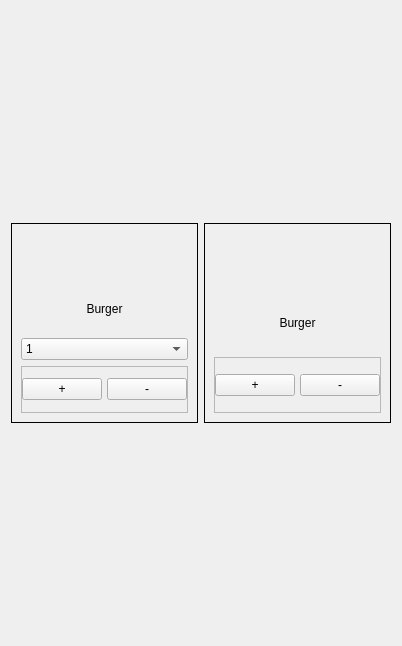
                          <widget class="QWidget" name="w_dessert">
                           <property name="geometry">
                            <rect>
                             <x>0</x>
                             <y>0</y>
                             <width>374</width>
                             <height>646</height>
                            </rect>
                           </property>
                           <layout class="QGridLayout" name="gridLayout_17">
                            <item row="0" column="0">
                             <widget class="QFrame" name="frame_34">
                              <property name="maximumSize">
                               <size>
                                <width>200</width>
                                <height>200</height>
                               </size>
                              </property>
                              <property name="frameShape">
                               <enum>QFrame::Box</enum>
                              </property>
                              <property name="frameShadow">
                               <enum>QFrame::Plain</enum>
                              </property>
                              <layout class="QVBoxLayout" name="verticalLayout_68">
                               <item>
                                <widget class="QLabel" name="label_37">
                                 <property name="maximumSize">
                                  <size>
                                   <width>200</width>
                                   <height>200</height>
                                  </size>
                                 </property>
                                 <property name="text">
                                  <string/>
                                 </property>
                                 <property name="pixmap">
                                  <pixmap>:/Tab/menu.png</pixmap>
                                 </property>
                                 <property name="scaledContents">
                                  <bool>true</bool>
                                 </property>
                                </widget>
                               </item>
                               <item>
                                <widget class="QLabel" name="label_38">
                                 <property name="text">
                                  <string>Burger</string>
                                 </property>
                                 <property name="alignment">
                                  <set>Qt::AlignCenter</set>
                                 </property>
                                </widget>
                               </item>
                               <item>
                                <widget class="QComboBox" name="comboBox">
                                 <item>
                                  <property name="text">
                                   <string>1</string>
                                  </property>
                                 </item>
                                 <item>
                                  <property name="text">
                                   <string>2</string>
                                  </property>
                                 </item>
                                 <item>
                                  <property name="text">
                                   <string>3</string>
                                  </property>
                                 </item>
                                 <item>
                                  <property name="text">
                                   <string>4</string>
                                  </property>
                                 </item>
                                </widget>
                               </item>
                               <item>
                                <widget class="QFrame" name="frame_35">
                                 <property name="maximumSize">
                                  <size>
                                   <width>200</width>
                                   <height>100</height>
                                  </size>
                                 </property>
                                 <property name="frameShape">
                                  <enum>QFrame::StyledPanel</enum>
                                 </property>
                                 <property name="frameShadow">
                                  <enum>QFrame::Raised</enum>
                                 </property>
                                 <layout class="QHBoxLayout" name="horizontalLayout_45">
                                  <property name="spacing">
                                   <number>5</number>
                                  </property>
                                  <property name="leftMargin">
                                   <number>0</number>
                                  </property>
                                  <property name="topMargin">
                                   <number>0</number>
                                  </property>
                                  <property name="rightMargin">
                                   <number>0</number>
                                  </property>
                                  <property name="bottomMargin">
                                   <number>0</number>
                                  </property>
                                  <item>
                                   <widget class="QPushButton" name="pushButton_60">
                                    <property name="text">
                                     <string>+</string>
                                    </property>
                                   </widget>
                                  </item>
                                  <item>
                                   <widget class="QPushButton" name="pushButton_61">
                                    <property name="text">
                                     <string>-</string>
                                    </property>
                                   </widget>
                                  </item>
                                 </layout>
                                </widget>
                               </item>
                              </layout>
                             </widget>
                            </item>
                            <item row="0" column="1">
                             <widget class="QFrame" name="frame_36">
                              <property name="maximumSize">
                               <size>
                                <width>200</width>
                                <height>200</height>
                               </size>
                              </property>
                              <property name="frameShape">
                               <enum>QFrame::Box</enum>
                              </property>
                              <property name="frameShadow">
                               <enum>QFrame::Plain</enum>
                              </property>
                              <layout class="QVBoxLayout" name="verticalLayout_69">
                               <item>
                                <widget class="QLabel" name="label_39">
                                 <property name="maximumSize">
                                  <size>
                                   <width>200</width>
                                   <height>200</height>
                                  </size>
                                 </property>
                                 <property name="text">
                                  <string/>
                                 </property>
                                 <property name="pixmap">
                                  <pixmap>:/Tab/menu.png</pixmap>
                                 </property>
                                 <property name="scaledContents">
                                  <bool>true</bool>
                                 </property>
                                </widget>
                               </item>
                               <item>
                                <widget class="QLabel" name="label_40">
                                 <property name="text">
                                  <string>Burger</string>
                                 </property>
                                 <property name="alignment">
                                  <set>Qt::AlignCenter</set>
                                 </property>
                                </widget>
                               </item>
                               <item>
                                <widget class="QFrame" name="frame_37">
                                 <property name="maximumSize">
                                  <size>
                                   <width>200</width>
                                   <height>100</height>
                                  </size>
                                 </property>
                                 <property name="frameShape">
                                  <enum>QFrame::StyledPanel</enum>
                                 </property>
                                 <property name="frameShadow">
                                  <enum>QFrame::Raised</enum>
                                 </property>
                                 <layout class="QHBoxLayout" name="horizontalLayout_46">
                                  <property name="spacing">
                                   <number>5</number>
                                  </property>
                                  <property name="leftMargin">
                                   <number>0</number>
                                  </property>
                                  <property name="topMargin">
                                   <number>0</number>
                                  </property>
                                  <property name="rightMargin">
                                   <number>0</number>
                                  </property>
                                  <property name="bottomMargin">
                                   <number>0</number>
                                  </property>
                                  <item>
                                   <widget class="QPushButton" name="pushButton_62">
                                    <property name="text">
                                     <string>+</string>
                                    </property>
                                   </widget>
                                  </item>
                                  <item>
                                   <widget class="QPushButton" name="pushButton_63">
                                    <property name="text">
                                     <string>-</string>
                                    </property>
                                   </widget>
                                  </item>
                                 </layout>
                                </widget>
                               </item>
                              </layout>
                             </widget>
                            </item>
                           </layout>
                          </widget>
